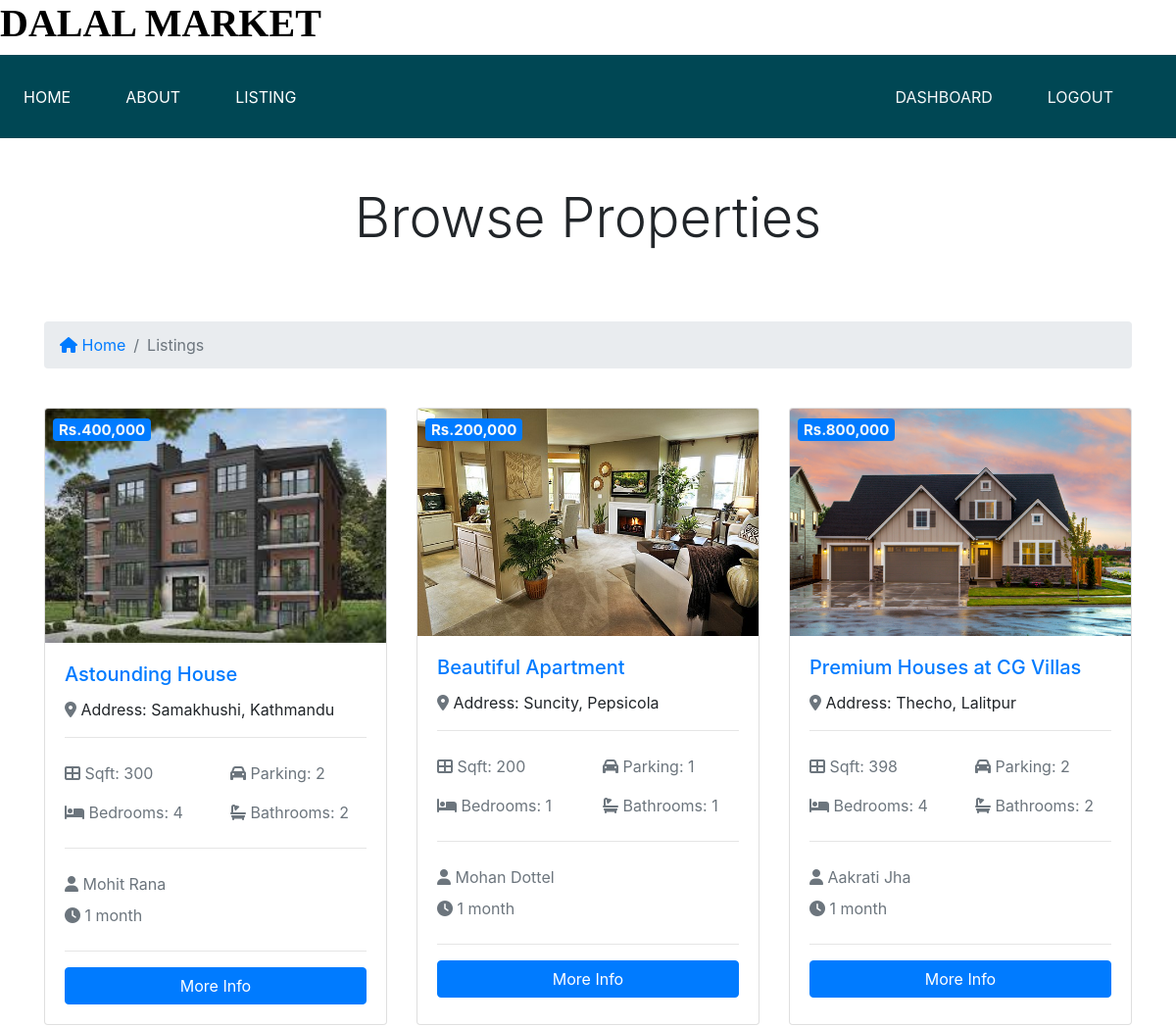
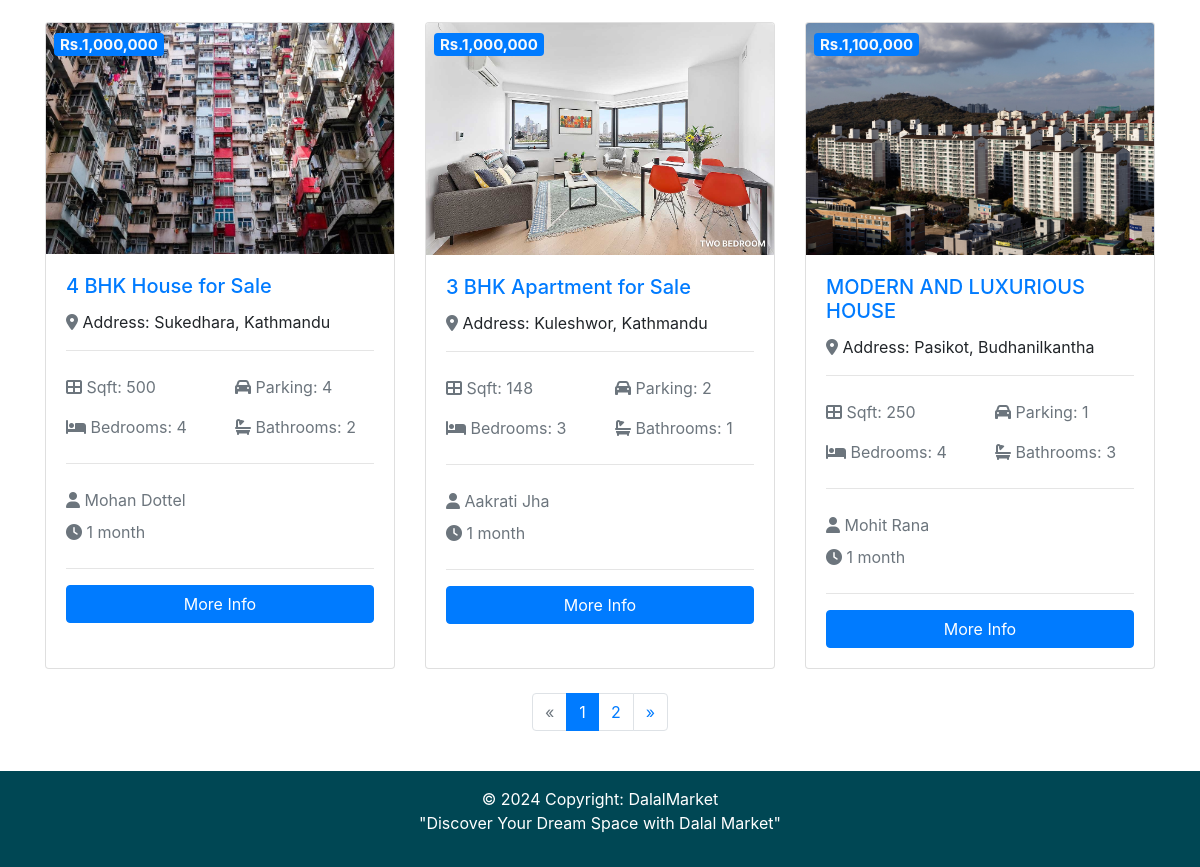
The page /listings/ (signed in) on the database its author committed (2 pictures, top to bottom).
### listings_app/models.py (models this page shows, shortened)
class Listing(models.Model):
    broker = models.ForeignKey(Broker, on_delete=models.DO_NOTHING)         #Broker ko naam lera aauna yo use garya yaha
    title = models.CharField(max_length=180)
    address = models.CharField(max_length=100)
    description = models.TextField(blank=True)          # Blank=True mean this is optional to fillup
    price = models.IntegerField(validators=[MinValueValidator(0)])
    bedrooms = models.IntegerField(validators=[MinValueValidator(0)])  #MinValueValidator(0) ensures that the value of each field is greater than or equal to 0.
    bathrooms = models.IntegerField(validators=[MinValueValidator(0)])
    parking = models.IntegerField(validators=[MinValueValidator(0)])
    sqft = models.IntegerField(validators=[MinValueValidator(0)])
    image_com = models.ImageField(upload_to='images')
    image_1 = models.ImageField(upload_to='images', blank=True)   #Optional
    image_2 = models.ImageField(upload_to='images', blank= True)   #Optional
    is_published = models.BooleanField(default = True)
    post_date = models.DateTimeField(default = datetime.now)

### broker_app/models.py (models this page shows)
class Broker(models.Model):
    name = models.CharField(max_length = 100)
    image = models.ImageField(upload_to='images')
    phone = models.IntegerField()
    email = models.EmailField()
    def __str__(self):
        return self.name

### listings_app/views.py (the view)
# urls.py: path('', views.index, name='listings'),
def index(request):
    paginator = Paginator(Listing.objects.all(), 6)            # Paginator is used to display the data in the page
    page = request.GET.get('page')                             # Get the page number from the url
    paged_listings = paginator.get_page(page)                  # Get the data from the database according to the page number
    context = {
        'listings' : paged_listings                         # Fetch all the data from the database
    }
    return render(request, "listings_app/listings.html", context)

### templates/listings_app/listings.html (shortened to what this page needs)
{% extends "base/base.html" %}
{% load humanize %}
{% block content %}
  <section id="showcase-inner" class="py-5 text-black">
    <div class="container">
      <div class="row text-center">
        <div class="col-md-12">
          <h1 class="display-4">Browse Properties</h1>
        </div>
      </div>
    </div>
  </section>
  <section id="bc" class="mt-3">
    <div class="container">
      <nav aria-label="breadcrumb">
        <ol class="breadcrumb">
          <li class="breadcrumb-item">
            <a href="{% url "index" %}">
              <i class="fa-solid fa-house"></i> Home</a>
          </li>
          <li class="breadcrumb-item active">Listings</li>
        </ol>
      </nav>
    </div>
  </section>
  {% if user.is_authenticated %}
  <section id="listings" class="py-4">
    <div class="container">
      <div class="row">
        {% if listings %}
          {% for listing in listings %}
            <div class="col-md-6 col-lg-4 mb-4">
              <div class="card h-100">
                <div class="position-absolute top-0 end-0 p-2">
                  <h5><span class="badge bg-primary text-light">Rs.{{ listing.price | intcomma }}</span></h5>
                </div>
                <img class="card-img-top" src="{{listing.image_com.url}}" alt="">
                <div class="card-body">
                  <h5 class="card-title text-primary">{{listing.title}}</h5>
                  <p class="card-text">
                    <i class="fa-solid fa-location-dot text-secondary"></i> Address: {{listing.address}}
                  </p>
                  <hr>
                  <div class="row py-2 text-secondary">
                    <div class="col-6">
                      <i class="fas fa-th-large"></i> Sqft: {{listing.sqft}}
                    </div>
                    <div class="col-6">
                      <i class="fas fa-car"></i> Parking: {{listing.parking}}
                    </div>
                  </div>
                  <div class="row py-2 text-secondary">
                    <div class="col-6">
                      <i class="fas fa-bed"></i> Bedrooms: {{listing.bedrooms}}
                    </div>
                    <div class="col-6">
                      <i class="fas fa-bath"></i> Bathrooms: {{listing.bathrooms}}
                    </div>
                  </div>
                  <hr>
                  <div class="row py-2 text-secondary">
                    <div class="col-12">
                      <i class="fas fa-user"></i> {{listing.broker}}
                    </div>
                  </div>
                  <div class="row text-secondary pb-2">
                    <div class="col-6">
                      <i class="fas fa-clock"></i> {{listing.post_date | timesince}}
                    </div>
                  </div>
                  <hr>
                  <a href="{% url 'listing' listing.id %}" class="btn btn-primary btn-block">More Info</a>
                </div>
              </div>
            </div>
          {% endfor %}
        {% else %}
          <p>No Listings Found</p>
        {% endif %}
      </div>
      {% endif %}                           {% comment "" %}Yaha sama{% endcomment %}
      <div class="row">
        <div class="col-md-12">
          <ul class="pagination justify-content-center">
            {% if listings.has_previous %}
              <li class="page-item">
                <a class="page-link" href="?page={{ listings.previous_page_number }}">&laquo;</a>
              </li>
            {% else %}
              <li class="page-item disabled">
                <span class="page-link">&laquo;</span>
              </li>
            {% endif %}
            {% for num in listings.paginator.page_range %}
              {% if listings.number == num %}
                <li class="page-item active">
                  <span class="page-link">{{ num }}</span>
                </li>
              {% else %}
                <li class="page-item">
                  <a class="page-link" href="?page={{ num }}">{{ num }}</a>
                </li>
              {% endif %}
            {% endfor %}
            {% if listings.has_next %}
              <li class="page-item">
                <a class="page-link" href="?page={{ listings.next_page_number }}">&raquo;</a>
              </li>
            {% else %}
              <li class="page-item disabled">
                <span class="page-link">&raquo;</span>
              </li>
            {% endif %}
          </ul>
        </div>
      </div>
    </div>
  </section>
{% endblock content %}

### rows shown on the page
Listing: price "400,000", image_com (picture), title "Astounding House", address "Samakhushi, Kathmandu", sqft "300", parking "2", bedrooms "4", bathrooms "2", broker "Mohit Rana", post_date "1 month"
Listing: price "200,000", image_com (picture), title "Beautiful Apartment", address "Suncity, Pepsicola", sqft "200", parking "1", bedrooms "1", bathrooms "1", broker "Mohan Dottel", post_date "1 month"
Listing: price "800,000", image_com (picture), title "Premium Houses at CG Villas", address "Thecho, Lalitpur", sqft "398", parking "2", bedrooms "4", bathrooms "2", broker "Aakrati Jha", post_date "1 month"
Listing: price "1,000,000", image_com (picture), title "4 BHK House for Sale", address "Sukedhara, Kathmandu", sqft "500", parking "4", bedrooms "4", bathrooms "2", broker "Mohan Dottel", post_date "1 month"
Listing: price "1,000,000", image_com (picture), title "3 BHK Apartment for Sale", address "Kuleshwor, Kathmandu", sqft "148", parking "2", bedrooms "3", bathrooms "1", broker "Aakrati Jha", post_date "1 month"
Listing: price "1,100,000", image_com (picture), title "MODERN AND LUXURIOUS HOUSE", address "Pasikot, Budhanilkantha", sqft "250", parking "1", bedrooms "4", bathrooms "3", broker "Mohit Rana", post_date "1 month"

### other values the page prints
{{ num }} "1"
{{ num }} "2"
